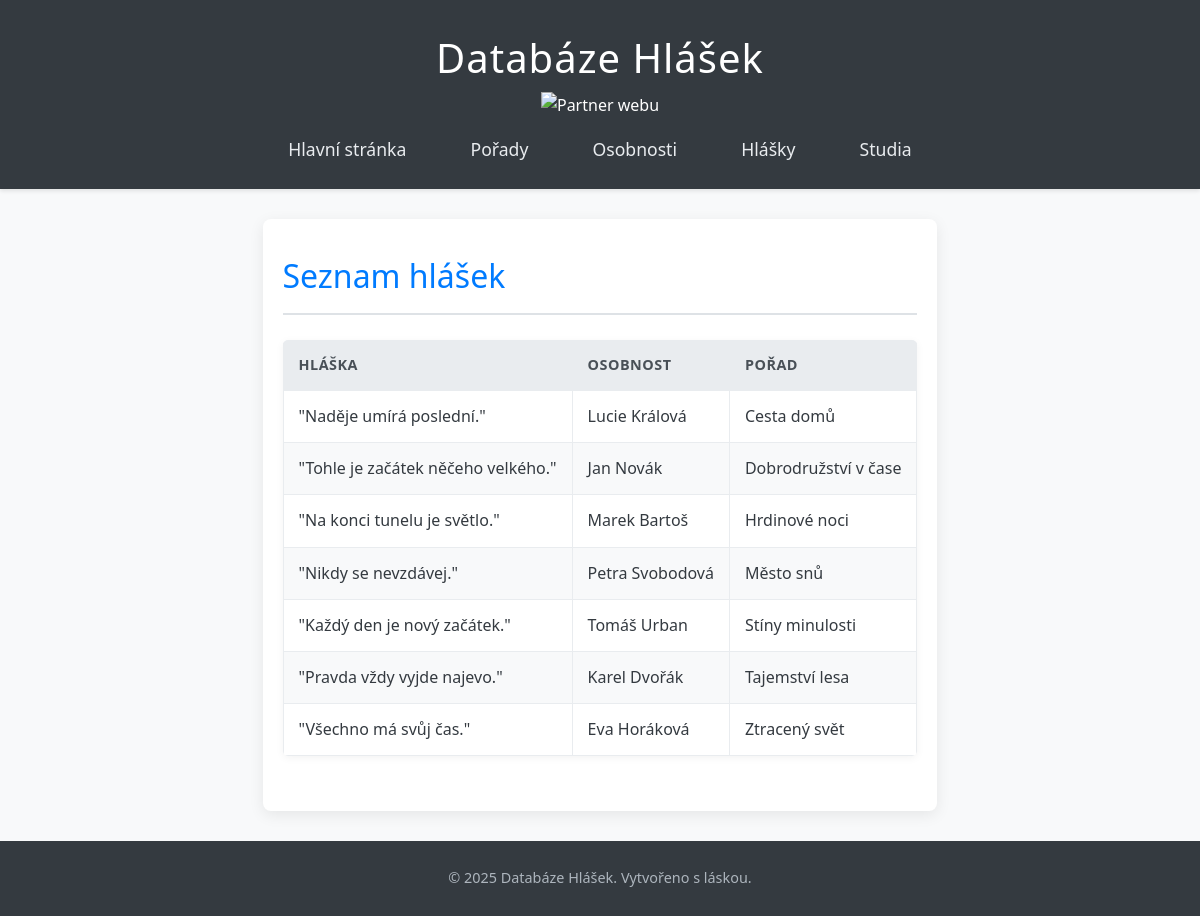
Screenshot of /mujweb/hlasky.php with the database file from the repository.
### tables this page shows
CREATE TABLE `hlaska` (
	`id` INT AUTO_INCREMENT PRIMARY KEY,
	`jmeno` VARCHAR(50) NOT NULL DEFAULT 'null',
	`porad_id` INT NOT NULL,
	`hlaska` VARCHAR(150) NOT NULL,
	`osobnost_id` INT NOT NULL
);

CREATE TABLE `osobnost` (
	`id` INT AUTO_INCREMENT PRIMARY KEY,
	`jmeno` VARCHAR(50) NOT NULL,
	`prijmeni` VARCHAR(50) NOT NULL,
	`narozeni` DATE NOT NULL,
	`pohlavi` VARCHAR(1) NOT NULL,
	`pozice` VARCHAR(50) NOT NULL,
	`alergienajahody` TINYINT(1) NOT NULL
);

CREATE TABLE `porad` (
	`id` INT AUTO_INCREMENT PRIMARY KEY,
	`nazev` VARCHAR(50) NOT NULL,
	`rok` INT NOT NULL,
	`typ` VARCHAR(50) NOT NULL,
	`studio_id` INT NOT NULL
);

### mujweb/includes/db_connect.php (called while the page is built, shortened)
<?php
function e($string) {
    return htmlspecialchars($string, ENT_QUOTES, 'UTF-8');
}
?>

### mujweb/hlasky.php (the view, shortened to what this page needs)
<?php
include 'includes/header.php';
?>
<h2>Seznam hlášek</h2>
<?php
$sql = "SELECT h.id, h.hlaska, o.jmeno AS osobnost_jmeno, o.prijmeni AS osobnost_prijmeni, p.nazev AS porad_nazev
        FROM hlaska h
        JOIN osobnost o ON h.osobnost_id = o.id
        JOIN porad p ON h.porad_id = p.id
        ORDER BY p.nazev ASC, h.id ASC;";
$result = $conn->query($sql);
if ($result->num_rows > 0) {
    echo "<table>";
    echo "<thead><tr><th>Hláška</th><th>Osobnost</th><th>Pořad</th></tr></thead>";
    echo "<tbody>";
    while ($row = $result->fetch_assoc()) {
        echo "<tr id='hlaska-" . e($row['id']) . "'>";
        echo "<td>\"" . e($row['hlaska']) . "\"</td>";
        echo "<td>" . e($row['osobnost_jmeno']) . " " . e($row['osobnost_prijmeni']) . "</td>";
        echo "<td>" . e($row['porad_nazev']) . "</td>";
        echo "</tr>";
    }
    echo "</tbody></table>";
} else {
    echo "<p>Nebyly nalezeny žádné hlášky.</p>";
}
?>
<?php include 'includes/footer.php'; ?>

### mujweb/css/style.css (style rules this page uses)
*, *::before, *::after { box-sizing: border-box; margin: 0; padding: 0; }
body { font-family: 'Segoe UI', Tahoma, Geneva, Verdana, sans-serif; line-height: 1.7; background-color: #f8f9fa; color: #343a40; display: flex; flex-direction: column; min-height: 100vh; font-size: 16px; }
h2 { color: #007bff; border-bottom: 2px solid #dee2e6; padding-bottom: 10px; margin-bottom: 25px; font-size: 2rem; font-weight: 500; }
table { width: 100%; border-collapse: collapse; margin-bottom: 25px; box-shadow: 0 2px 8px rgba(0,0,0,0.05); border-radius: 5px; overflow: hidden; }
th, td { border: 1px solid #e9ecef; padding: 12px 15px; text-align: left; vertical-align: middle; }
th { background-color: #e9ecef; color: #495057; font-weight: 600; text-transform: uppercase; font-size: 0.9rem; letter-spacing: 0.5px; }
tr { transition: background-color 0.2s ease; }
tr:nth-child(even) { background-color: #f8f9fa; }

### rows the page displays
hlaska: hlaska "Naděje umírá poslední.", osobnost.jmeno "Lucie", osobnost.prijmeni "Králová", porad.nazev "Cesta domů"
hlaska: hlaska "Tohle je začátek něčeho velkého.", osobnost.jmeno "Jan", osobnost.prijmeni "Novák", porad.nazev "Dobrodružství v čase"
hlaska: hlaska "Na konci tunelu je světlo.", osobnost.jmeno "Marek", osobnost.prijmeni "Bartoš", porad.nazev "Hrdinové noci"
hlaska: hlaska "Nikdy se nevzdávej.", osobnost.jmeno "Petra", osobnost.prijmeni "Svobodová", porad.nazev "Město snů"
hlaska: hlaska "Každý den je nový začátek.", osobnost.jmeno "Tomáš", osobnost.prijmeni "Urban", porad.nazev "Stíny minulosti"
hlaska: hlaska "Pravda vždy vyjde najevo.", osobnost.jmeno "Karel", osobnost.prijmeni "Dvořák", porad.nazev "Tajemství lesa"
hlaska: hlaska "Všechno má svůj čas.", osobnost.jmeno "Eva", osobnost.prijmeni "Horáková", porad.nazev "Ztracený svět"
